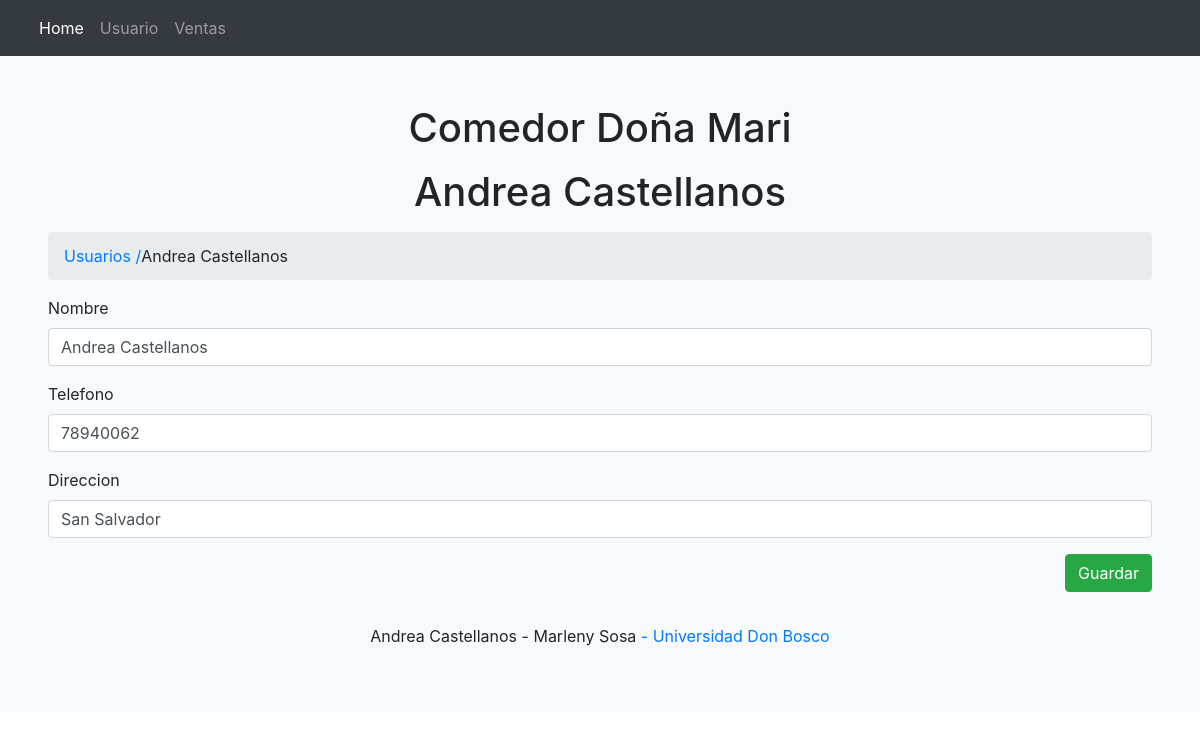
The page /?c=Usuario&a=Crud&idUsuario=1 on the database its author committed.
### tables this page shows
CREATE TABLE `usuario` (
  `idUsuario` int NOT NULL,
  `nombre` varchar(100) NOT NULL,
  `telefono` varchar(8) NOT NULL,
  `direccion` varchar(50) NOT NULL
);

### controller/usuario.controller.php (called while the page is built, shortened)
<?php
require_once 'model/model.usuario.php';
class UsuarioController{
    private $model;
    public function __CONSTRUCT(){
        $this->model = new Usuario();
    }
    public function Crud(){
        $usu = new Usuario();
        if(isset($_REQUEST['idUsuario'])){
            $usu = $this->model->Obtener($_REQUEST['idUsuario']);
        }
        require_once 'view/header.php';
        require_once 'view/usuario/usuario-editar.php';
        require_once 'view/footer.php';
    }
}

### model/database.php (called while the page is built)
<?php
class Database
{
    public static function StartUp()
    {
        $pdo = new PDO('mysql:host=localhost;dbname=comedor;charset=utf8','root','castellanos');
        $pdo->setAttribute(PDO::ATTR_ERRMODE, PDO::ERRMODE_EXCEPTION);
        return $pdo;
    }
}

### model/model.usuario.php (called while the page is built, shortened)
<?php
class Usuario
{
	private $pdo;
	public function __CONSTRUCT()
	{
		try
		{
			$this->pdo = Database::StartUp();
		}
		catch(Exception $e)
		{
			die($e->getMessage());
		}
	}
	public function Obtener($id)
	{
		try
		{
			$stm = $this->pdo
			          ->prepare("SELECT * FROM usuario WHERE idUsuario = ?");
			$stm->execute(array($id));
			return $stm->fetch(PDO::FETCH_OBJ);
		} catch (Exception $e)
		{
			die($e->getMessage());
		}
	}
}

### view/usuario/usuario-editar.php (the view, shortened to what this page needs)
<div class="p-5 text-center bg-light">
<h1 class="mb-3">Comedor Doña Mari</h1>
    <h1 class="mb-3">
    <?php echo $usu->idUsuario != null ? $usu->nombre : ' Nuevo Cliente '; ?>
    </h1>
<ol class="breadcrumb">
  <li><a href="?c=Usuario">Usuarios / </a></li>
  <li class="active"><?php echo $usu->idUsuario != null ? $usu->nombre : ' Nuevo Registro '; ?></li>
</ol>
<form id="frm-usuario" action="?c=Usuario&a=Guardar" method="post" enctype="multipart/form-data">
    <div class="form-group text-Left">
        <label>Nombre</label>
        <input type="text" name="nombre" value="<?php echo $usu->nombre; ?>" class="form-control" placeholder="Ingrese nombre" data-validacion-tipo="requerido|min:3" />
    </div>
    <div class="form-group text-left">
        <label>Telefono</label>
        <input type="text" name="telefono" value="<?php echo $usu->telefono; ?>" class="form-control" placeholder="Ingrese telefono" data-validacion-tipo="requerido|max:8" />
    </div>
    <div class="form-group text-left">
        <label>Direccion</label>
        <input type="text" name="direccion" value="<?php echo $usu->direccion; ?>" class="form-control" placeholder="Ingrese direccion" data-validacion-tipo="requerido|min:3" />
    </div>
    <div class="text-right">
        <button class="btn btn-success">Guardar</button>
    </div>
</form>

### rows shown on the page
usuario: nombre "Andrea Castellanos", telefono "78940062", direccion "San Salvador"
